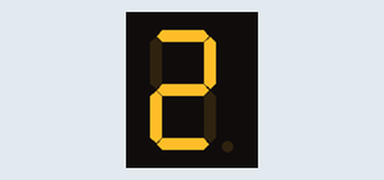
A sketch run on a simulated Arduino Uno, built with avr-gcc and run on an emulated ATmega328P. Parts: 1-digit seven-segment display. Wiring (inferred from the names in the program): 1-digit 7-segment display, segments lit when HIGH: segments pin 13, pin 12, pin 11, pin 10, pin 9, pin 8, pin 7. The segment pins are drawn as the display they are named for.

Above: at 0.1 s.
At 1.1 s:
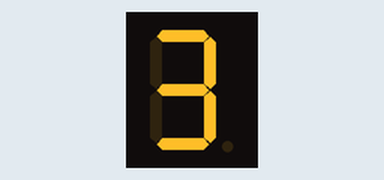
At 3.1 s:
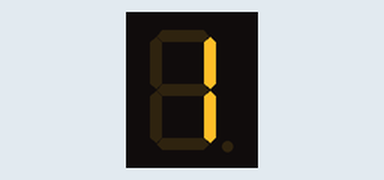
At 6.1 s:
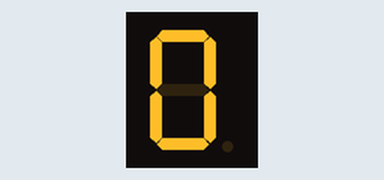

Measured:
- by itself, everything shown: repeats every 8.0 s, in 5 steps
- what the display in image 1 shows lasts 1.0 s, from 1.0 s to 2.0 s
- what the display in image 2 shows lasts 3.0 s, from 3.0 s to 6.0 s

The sketch:

sevensegment.ino
```cpp
int a = 13;
int b = 12;
int c = 11;
int d = 10;
int e = 9;
int f = 8;
int g = 7;

void setup() {
  pinMode(a, OUTPUT);
  pinMode(b, OUTPUT);
  pinMode(c, OUTPUT);
  pinMode(d, OUTPUT);
  pinMode(e, OUTPUT);
  pinMode(f, OUTPUT);
  pinMode(g, OUTPUT);
}

void loop() {
  // 2
  digitalWrite(a, HIGH);
  digitalWrite(b, HIGH);
  digitalWrite(c, LOW);
  digitalWrite(d, HIGH);
  digitalWrite(e, HIGH);
  digitalWrite(f, LOW);
  digitalWrite(g, HIGH);
  delay(1000);

  // 3
  digitalWrite(a, HIGH);
  digitalWrite(b, HIGH);
  digitalWrite(c, HIGH);
  digitalWrite(d, HIGH);
  digitalWrite(e, LOW);
  digitalWrite(f, LOW);
  digitalWrite(g, HIGH);
  delay(1000);

  // 2
  digitalWrite(a, HIGH);
  digitalWrite(b, HIGH);
  digitalWrite(c, LOW);
  digitalWrite(d, HIGH);
  digitalWrite(e, HIGH);
  digitalWrite(f, LOW);
  digitalWrite(g, HIGH);
  delay(1000);

  // 1
  digitalWrite(a, LOW);
  digitalWrite(b, HIGH);
  digitalWrite(c, HIGH);
  digitalWrite(d, LOW);
  digitalWrite(e, LOW);
  digitalWrite(f, LOW);
  digitalWrite(g, LOW);
  delay(1000);

  // 1
  digitalWrite(a, LOW);
  digitalWrite(b, HIGH);
  digitalWrite(c, HIGH);
  digitalWrite(d, LOW);
  digitalWrite(e, LOW);
  digitalWrite(f, LOW);
  digitalWrite(g, LOW);
  delay(1000);

  // 1
  digitalWrite(a, LOW);
  digitalWrite(b, HIGH);
  digitalWrite(c, HIGH);
  digitalWrite(d, LOW);
  digitalWrite(e, LOW);
  digitalWrite(f, LOW);
  digitalWrite(g, LOW);
  delay(1000);

  // 0
  digitalWrite(a, HIGH);
  digitalWrite(b, HIGH);
  digitalWrite(c, HIGH);
  digitalWrite(d, HIGH);
  digitalWrite(e, HIGH);
  digitalWrite(f, HIGH);
  digitalWrite(g, LOW);
  delay(1000);

  // 2
  digitalWrite(a, HIGH);
  digitalWrite(b, HIGH);
  digitalWrite(c, LOW);
  digitalWrite(d, HIGH);
  digitalWrite(e, HIGH);
  digitalWrite(f, LOW);
  digitalWrite(g, HIGH);
  delay(1000);
}
```
